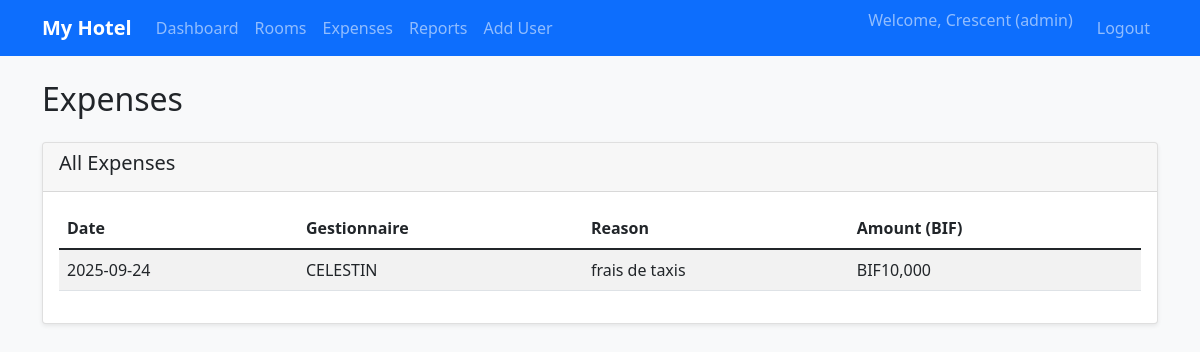
The app's page /expenses (signed in), older data.
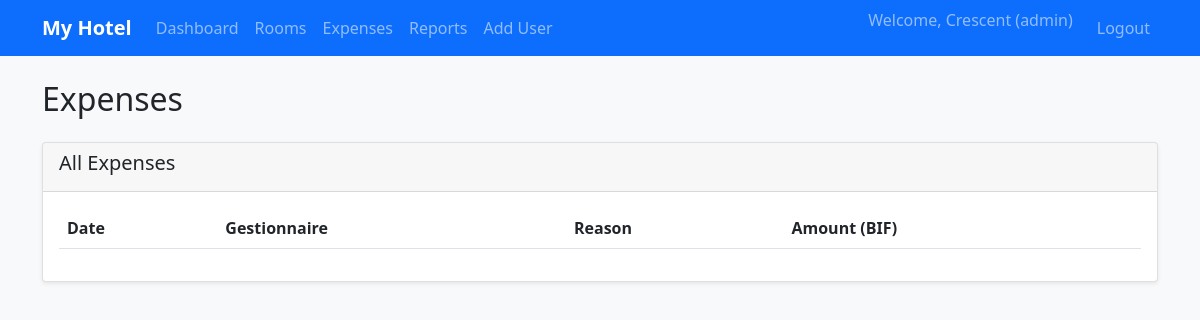
The same page, newer data.
### tables this page shows
CREATE TABLE expenses (
            id INTEGER PRIMARY KEY AUTOINCREMENT,
            gestionnaire_id INTEGER NOT NULL,
            reason TEXT NOT NULL,
            amount REAL NOT NULL,
            date TEXT NOT NULL,
            FOREIGN KEY (gestionnaire_id) REFERENCES users (id)
        );

CREATE TABLE users (
            id INTEGER PRIMARY KEY AUTOINCREMENT,
            name TEXT NOT NULL,
            role TEXT NOT NULL,
            password TEXT NOT NULL
        , created_at TEXT);

### app.py (the view, shortened to what this page needs)
@app.route('/expenses')
@login_required()
def expenses():
    conn = get_db_connection()
    if session['role'] == 'admin':
        expenses_list = conn.execute('''
            SELECT e.*, u.name as gestionnaire_name
            FROM expenses e
            JOIN users u ON e.gestionnaire_id = u.id
            ORDER BY e.date DESC
        ''').fetchall()
    conn.close()
    return render_template('expenses.html', expenses=expenses_list)

### app.py (called while the page is built)
def login_required(role=None):
    def decorator(f):
        @functools.wraps(f)
        def decorated_function(*args, **kwargs):
            if 'user_id' not in session:
                return redirect(url_for('login'))
            if role and session.get('role') != role:
                flash('Access denied. Insufficient permissions.', 'danger')
                return redirect(url_for('dashboard'))
            return f(*args, **kwargs)
        return decorated_function
    return decorator

### database.py (called while the page is built)
def get_db_connection():
    conn = sqlite3.connect('hotel.db')
    conn.row_factory = sqlite3.Row
    return conn

### templates/expenses.html (shortened to what this page needs)
{% extends "base.html" %}
{% block content %}
<h2 class="mb-4">Expenses</h2>
<div class="card">
    <div class="card-header">
        <h5>All Expenses</h5>
    </div>
    <div class="card-body">
        <div class="table-responsive">
            <table class="table table-striped">
                <thead>
                    <tr>
                        <th>Date</th>
                        <th>Gestionnaire</th>
                        <th>Reason</th>
                        <th>Amount (BIF)</th>
                    </tr>
                </thead>
                <tbody>
                    {% for expense in expenses %}
                    <tr>
                        <td>{{ expense.date }}</td>
                        <td>{{ expense.gestionnaire_name }}</td>
                        <td>{{ expense.reason }}</td>
                        <td>{{ "BIF{:,.0f}".format(expense.amount) }}</td>
                    </tr>
                    {% endfor %}
                </tbody>
            </table>
        </div>
    </div>
</div>
{% endblock %}

Row changes from the older to the newer data that the page shows:
removed expenses: date "2025-09-24", gestionnaire_name "CELESTIN", reason "frais de taxis", amount "BIF10,000"
